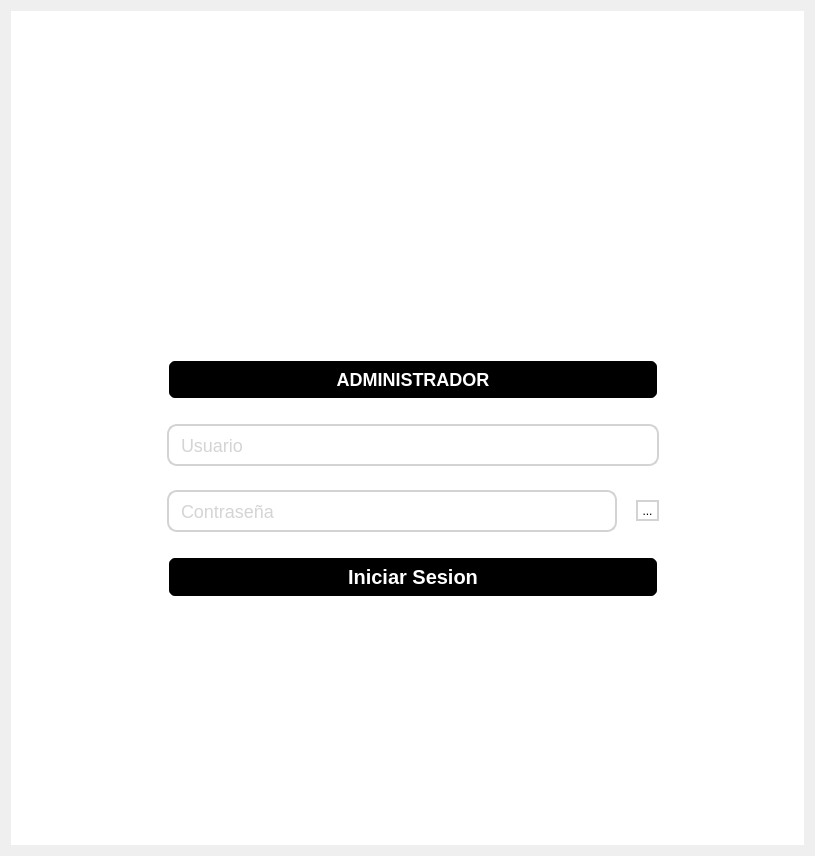
<?xml version="1.0" encoding="UTF-8"?>
<ui version="4.0">
 <class>CONTENEDEDOR1</class>
 <widget class="QWidget" name="CONTENEDEDOR1">
  <property name="geometry">
   <rect>
    <x>0</x>
    <y>0</y>
    <width>815</width>
    <height>856</height>
   </rect>
  </property>
  <property name="minimumSize">
   <size>
    <width>0</width>
    <height>0</height>
   </size>
  </property>
  <property name="windowTitle">
   <string>Form</string>
  </property>
  <property name="styleSheet">
   <string notr="true"/>
  </property>
  <layout class="QVBoxLayout" name="verticalLayout_2">
   <item>
    <widget class="QWidget" name="CONTENEDOR2" native="true">
     <property name="styleSheet">
      <string notr="true">background-color: rgb(255, 255, 255);</string>
     </property>
     <layout class="QHBoxLayout" name="horizontalLayout">
      <item>
       <widget class="QWidget" name="CONTENEDOR3" native="true">
        <property name="minimumSize">
         <size>
          <width>200</width>
          <height>0</height>
         </size>
        </property>
        <property name="maximumSize">
         <size>
          <width>540</width>
          <height>1000</height>
         </size>
        </property>
        <property name="cursor">
         <cursorShape>ArrowCursor</cursorShape>
        </property>
        <property name="contextMenuPolicy">
         <enum>Qt::ActionsContextMenu</enum>
        </property>
        <property name="layoutDirection">
         <enum>Qt::LeftToRight</enum>
        </property>
        <property name="styleSheet">
         <string notr="true"/>
        </property>
        <layout class="QGridLayout" name="gridLayout_2">
         <property name="sizeConstraint">
          <enum>QLayout::SetDefaultConstraint</enum>
         </property>
         <item row="9" column="1">
          <widget class="QWidget" name="widget_4" native="true">
           <property name="sizePolicy">
            <sizepolicy hsizetype="Preferred" vsizetype="Fixed">
             <horstretch>0</horstretch>
             <verstretch>0</verstretch>
            </sizepolicy>
           </property>
           <property name="maximumSize">
            <size>
             <width>16777215</width>
             <height>60</height>
            </size>
           </property>
           <layout class="QVBoxLayout" name="verticalLayout_3">
            <item>
             <widget class="QPushButton" name="BtnLogin">
              <property name="minimumSize">
               <size>
                <width>200</width>
                <height>0</height>
               </size>
              </property>
              <property name="maximumSize">
               <size>
                <width>500</width>
                <height>50</height>
               </size>
              </property>
              <property name="cursor">
               <cursorShape>PointingHandCursor</cursorShape>
              </property>
              <property name="styleSheet">
               <string notr="true">QPushButton {
    background-color: #000000; /* Fondo negro */
    color: #FFFFFF; /* Letra blanca */
    border: 2px solid #FFFFFF; /* Borde blanco */
    border-radius: 8px; /* Bordes redondeados */
    padding: 8px 16px; /* Espaciado interno */
    font-size: 20px; /* Tamaño de la letra */
    font-weight: bold; /* Letra en negrita */
    transition: all 0.3s ease; /* Transición suave para hover y pressed */
}

QPushButton:hover {
    background-color: #444444; /* Fondo gris oscuro al pasar el mouse */
    transform: scale(1.05); /* Efecto de aumentar tamaño */
}

QPushButton:pressed {
    background-color: #555555; /* Fondo gris más claro al hacer clic */
    color: #FFFFFF; /* Letra blanca */
    border-color: #FFFFFF; /* Borde blanco */
    transform: scale(0.98); /* Efecto de reducir tamaño */
}
</string>
              </property>
              <property name="text">
               <string>Iniciar Sesion</string>
              </property>
             </widget>
            </item>
           </layout>
          </widget>
         </item>
         <item row="6" column="1">
          <widget class="QWidget" name="widget_2" native="true">
           <property name="sizePolicy">
            <sizepolicy hsizetype="Preferred" vsizetype="Fixed">
             <horstretch>0</horstretch>
             <verstretch>0</verstretch>
            </sizepolicy>
           </property>
           <property name="minimumSize">
            <size>
             <width>510</width>
             <height>0</height>
            </size>
           </property>
           <property name="maximumSize">
            <size>
             <width>550</width>
             <height>60</height>
            </size>
           </property>
           <layout class="QVBoxLayout" name="verticalLayout">
            <item>
             <widget class="QLineEdit" name="InputNombreUsuario">
              <property name="maximumSize">
               <size>
                <width>500</width>
                <height>50</height>
               </size>
              </property>
              <property name="styleSheet">
               <string notr="true">QLineEdit {
    background-color: #FFFFFF;  /* Fondo blanco */
    border: 2px solid #D3D3D3;  /* Borde gris suave */
    border-radius: 10px;        /* Bordes redondeados */
    padding: 10px;              /* Espaciado interno */
    font-size: 18px;            /* Tamaño de la letra */
    font-family: &quot;Arial&quot;, sans-serif; /* Fuente por defecto */
    color: #A9A9A9;             /* Letra gris suave */
}

QLineEdit:focus {
    border-color: #000000;      /* Borde verde al hacer foco */
    background-color: #ffffff;  /* Fondo blanco al hacer foco */
    color: #000000;             /* Letra negra al escribir */
}</string>
              </property>
              <property name="text">
               <string/>
              </property>
              <property name="placeholderText">
               <string>Usuario</string>
              </property>
             </widget>
            </item>
           </layout>
          </widget>
         </item>
         <item row="0" column="1">
          <spacer name="verticalSpacer_3">
           <property name="orientation">
            <enum>Qt::Vertical</enum>
           </property>
           <property name="sizeType">
            <enum>QSizePolicy::Maximum</enum>
           </property>
           <property name="sizeHint" stdset="0">
            <size>
             <width>20</width>
             <height>50</height>
            </size>
           </property>
          </spacer>
         </item>
         <item row="4" column="1">
          <spacer name="verticalSpacer">
           <property name="orientation">
            <enum>Qt::Vertical</enum>
           </property>
           <property name="sizeType">
            <enum>QSizePolicy::Fixed</enum>
           </property>
           <property name="sizeHint" stdset="0">
            <size>
             <width>10</width>
             <height>120</height>
            </size>
           </property>
          </spacer>
         </item>
         <item row="1" column="1">
          <widget class="QLabel" name="IMAGEN">
           <property name="enabled">
            <bool>true</bool>
           </property>
           <property name="sizePolicy">
            <sizepolicy hsizetype="Fixed" vsizetype="Fixed">
             <horstretch>200</horstretch>
             <verstretch>200</verstretch>
            </sizepolicy>
           </property>
           <property name="maximumSize">
            <size>
             <width>600</width>
             <height>180</height>
            </size>
           </property>
           <property name="layoutDirection">
            <enum>Qt::LeftToRight</enum>
           </property>
           <property name="autoFillBackground">
            <bool>false</bool>
           </property>
           <property name="styleSheet">
            <string notr="true"/>
           </property>
           <property name="text">
            <string/>
           </property>
           <property name="pixmap">
            <pixmap>../../assets/Letras-sinfondo.png</pixmap>
           </property>
           <property name="scaledContents">
            <bool>true</bool>
           </property>
          </widget>
         </item>
         <item row="8" column="1">
          <widget class="QWidget" name="widget" native="true">
           <property name="sizePolicy">
            <sizepolicy hsizetype="Preferred" vsizetype="Fixed">
             <horstretch>0</horstretch>
             <verstretch>0</verstretch>
            </sizepolicy>
           </property>
           <property name="minimumSize">
            <size>
             <width>0</width>
             <height>0</height>
            </size>
           </property>
           <property name="maximumSize">
            <size>
             <width>16777215</width>
             <height>60</height>
            </size>
           </property>
           <layout class="QHBoxLayout" name="horizontalLayout_2">
            <item alignment="Qt::AlignLeft">
             <widget class="QLineEdit" name="InputPassword">
              <property name="minimumSize">
               <size>
                <width>450</width>
                <height>0</height>
               </size>
              </property>
              <property name="maximumSize">
               <size>
                <width>370</width>
                <height>50</height>
               </size>
              </property>
              <property name="styleSheet">
               <string notr="true">QLineEdit {
    background-color: #FFFFFF;  /* Fondo blanco */
    border: 2px solid #D3D3D3;  /* Borde gris suave */
    border-radius: 10px;        /* Bordes redondeados */
    padding: 10px;              /* Espaciado interno */
    font-size: 18px;            /* Tamaño de la letra */
    font-family: &quot;Arial&quot;, sans-serif; /* Fuente por defecto */
    color: #A9A9A9;             /* Letra gris suave */
}

QLineEdit:focus {
    border-color: #000000;      /* Borde verde al hacer foco */
    background-color: #ffffff;  /* Fondo blanco al hacer foco */
    color: #000000;             /* Letra negra al escribir */
}
</string>
              </property>
              <property name="text">
               <string/>
              </property>
              <property name="alignment">
               <set>Qt::AlignLeading|Qt::AlignLeft|Qt::AlignVCenter</set>
              </property>
              <property name="placeholderText">
               <string>Contraseña</string>
              </property>
             </widget>
            </item>
            <item>
             <widget class="QToolButton" name="toolButton">
              <property name="cursor">
               <cursorShape>PointingHandCursor</cursorShape>
              </property>
              <property name="styleSheet">
               <string notr="true">QToolButton {
	 background-color: #FFFFFF;  /* Fondo blanco */
   	 border: 2px solid #D3D3D3;  /* Borde gris suave */
	 border-radius: 17px; 
}
</string>
              </property>
              <property name="text">
               <string>...</string>
              </property>
              <property name="icon">
               <iconset>
                <normaloff>../../assets/iconos/ojo_cerrado.png</normaloff>../../assets/iconos/ojo_cerrado.png</iconset>
              </property>
              <property name="iconSize">
               <size>
                <width>30</width>
                <height>30</height>
               </size>
              </property>
             </widget>
            </item>
           </layout>
          </widget>
         </item>
         <item row="5" column="1">
          <widget class="QWidget" name="widget_3" native="true">
           <property name="sizePolicy">
            <sizepolicy hsizetype="Preferred" vsizetype="Fixed">
             <horstretch>0</horstretch>
             <verstretch>0</verstretch>
            </sizepolicy>
           </property>
           <property name="maximumSize">
            <size>
             <width>16777215</width>
             <height>60</height>
            </size>
           </property>
           <layout class="QHBoxLayout" name="horizontalLayout_3">
            <item>
             <widget class="QPushButton" name="BtnRol">
              <property name="sizePolicy">
               <sizepolicy hsizetype="Fixed" vsizetype="Fixed">
                <horstretch>0</horstretch>
                <verstretch>50</verstretch>
               </sizepolicy>
              </property>
              <property name="minimumSize">
               <size>
                <width>0</width>
                <height>0</height>
               </size>
              </property>
              <property name="maximumSize">
               <size>
                <width>500</width>
                <height>50</height>
               </size>
              </property>
              <property name="cursor">
               <cursorShape>PointingHandCursor</cursorShape>
              </property>
              <property name="contextMenuPolicy">
               <enum>Qt::ActionsContextMenu</enum>
              </property>
              <property name="layoutDirection">
               <enum>Qt::LeftToRight</enum>
              </property>
              <property name="styleSheet">
               <string notr="true">QPushButton {
    background-color: #000000; /* Fondo negro */
    color: #FFFFFF; /* Letra blanca */
    border: 2px solid #FFFFFF; /* Borde blanco */
    border-radius: 8px; /* Bordes redondeados */
    padding: 8px 16px; /* Espaciado interno */
    font-size: 18px; /* Tamaño de la letra */
    font-weight: bold; /* Letra en negrita */
    transition: all 0.3s ease; /* Transición suave para hover y pressed */
}

QPushButton:hover {
    background-color: #444444; /* Fondo gris oscuro al pasar el mouse */
    transform: scale(1.05); /* Efecto de aumentar tamaño */
}

QPushButton:pressed {
    background-color: #555555; /* Fondo gris más claro al hacer clic */
    color: #FFFFFF; /* Letra blanca */
    border-color: #FFFFFF; /* Borde blanco */
    transform: scale(0.98); /* Efecto de reducir tamaño */
}
</string>
              </property>
              <property name="text">
               <string>ADMINISTRADOR</string>
              </property>
             </widget>
            </item>
           </layout>
          </widget>
         </item>
         <item row="12" column="0">
          <spacer name="horizontalSpacer">
           <property name="orientation">
            <enum>Qt::Horizontal</enum>
           </property>
           <property name="sizeHint" stdset="0">
            <size>
             <width>40</width>
             <height>20</height>
            </size>
           </property>
          </spacer>
         </item>
         <item row="12" column="1">
          <spacer name="verticalSpacer_2">
           <property name="orientation">
            <enum>Qt::Vertical</enum>
           </property>
           <property name="sizeType">
            <enum>QSizePolicy::Fixed</enum>
           </property>
           <property name="sizeHint" stdset="0">
            <size>
             <width>20</width>
             <height>220</height>
            </size>
           </property>
          </spacer>
         </item>
        </layout>
       </widget>
      </item>
     </layout>
    </widget>
   </item>
  </layout>
 </widget>
 <resources/>
 <connections/>
</ui>
